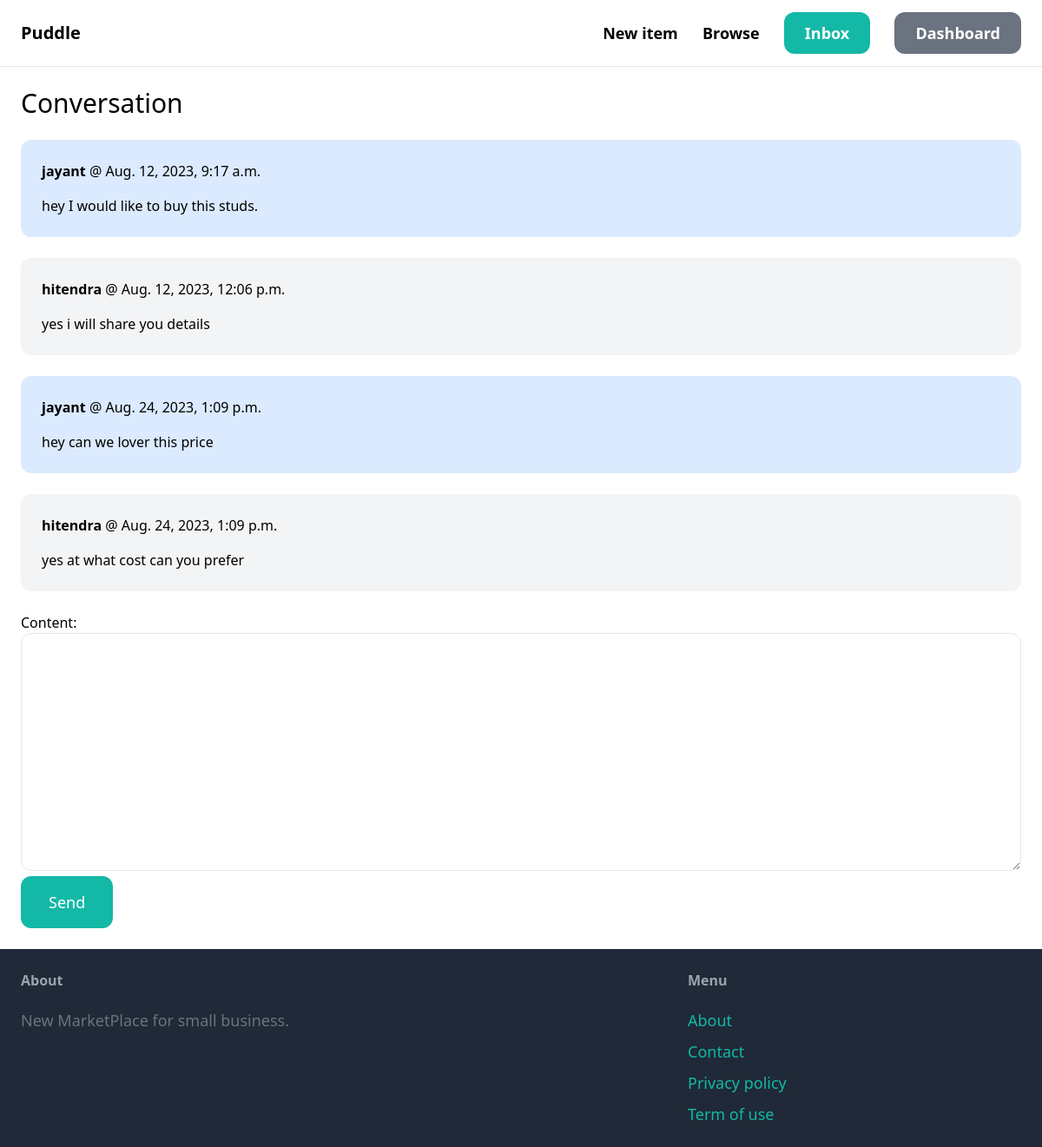
/inbox/5/ (signed in), run on the app's committed database.
### conversation/models.py (models this page shows)
class ConversationMessage(models.Model):
    conversation = models.ForeignKey(Conversation, related_name='messages', on_delete=models.CASCADE)
    content = models.TextField()
    created_at = models.DateTimeField(auto_now_add=True)
    created_by = models.ForeignKey(User, related_name='created_messages', on_delete=models.CASCADE)

### conversation/views.py (the view)
# urls.py: path('<int:pk>/', views.detail, name='detail'),
@login_required
def detail(request, pk):
    conversation = Conversation.objects.filter(members__in=[request.user.id]).get(pk=pk)
    if request.method == 'POST':
        form = ConversationMessageForm(request.POST)
        if form.is_valid():
            conversation_message = form.save(commit=False)
            conversation_message.conversation = conversation
            conversation_message.created_by = request.user
            conversation_message.save()
            conversation.save()
            return redirect('conversation:detail', pk=pk)
    else:
        form = ConversationMessageForm()
    return render(request, 'conversation/detail.html', {
        'conversation': conversation,
        'form': form
    })

### conversation/forms.py
class ConversationMessageForm(forms.ModelForm):
    class Meta:
        model = ConversationMessage
        fields = ('content',)
        widgets = {
            'content': forms.Textarea(attrs={
                'class': 'w-full py-4 px-6 rounded-xl border'
            })
        }

### conversation/templates/conversation/detail.html (shortened to what this page needs)
{% extends 'core/base.html' %}
{% block content %}
<h1 class="mb-6 text-3xl">Conversation</h1>
<div class="space-y-6">
    {% for message in conversation.messages.all %}
        <div class="p-6 flex {% if message.created_by == request.user %}bg-blue-100{% else %}bg-gray-100{% endif %} rounded-xl">
            <div>
                <p class="mb-4"><strong>{{ message.created_by.username }}</strong> @ {{ message.created_at }}</p>
                <p>{{ message.content }}</p>
            </div>
        </div>
    {% endfor %}
</div>
<form method="post" action="." class="mt-6">
    {{ form.as_p }}
    <button class="py-4 px-8 text-lg bg-teal-500 hover:bg-teal-700 rounded-xl text-white">Send</button>
</form>
{% endblock %}

### data on the page
ConversationMessage: created_by.username "jayant", created_at "Aug. 12, 2023, 9:17 a.m.", content "hey I would like to buy this studs."
ConversationMessage: created_by.username "hitendra", created_at "Aug. 12, 2023, 12:06 p.m.", content "yes i will share you details"
ConversationMessage: created_by.username "jayant", created_at "Aug. 24, 2023, 1:09 p.m.", content "hey can we lover this price"
ConversationMessage: created_by.username "hitendra", created_at "Aug. 24, 2023, 1:09 p.m.", content "yes at what cost can you prefer"
